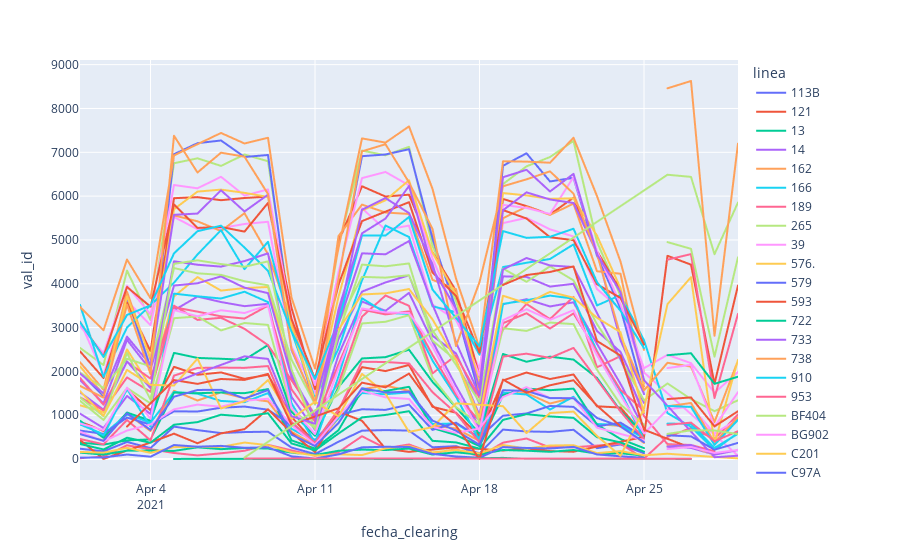

Notebook code for this chart:
### Code cell
# EDA
# kennedy

# validaciones totales por día para distintas lineas

valid_ken_pltlinead=valid_ken_raw[valid_ken_raw['val_month']==4].groupby(['fecha_clearing', 'linea'])['val_id'].count()
valid_ken_pltlinead=valid_ken_pltlinead.reset_index()

fig8 = px.line(valid_ken_pltlinead, x="fecha_clearing", y="val_id", color='linea')
fig8.show()
